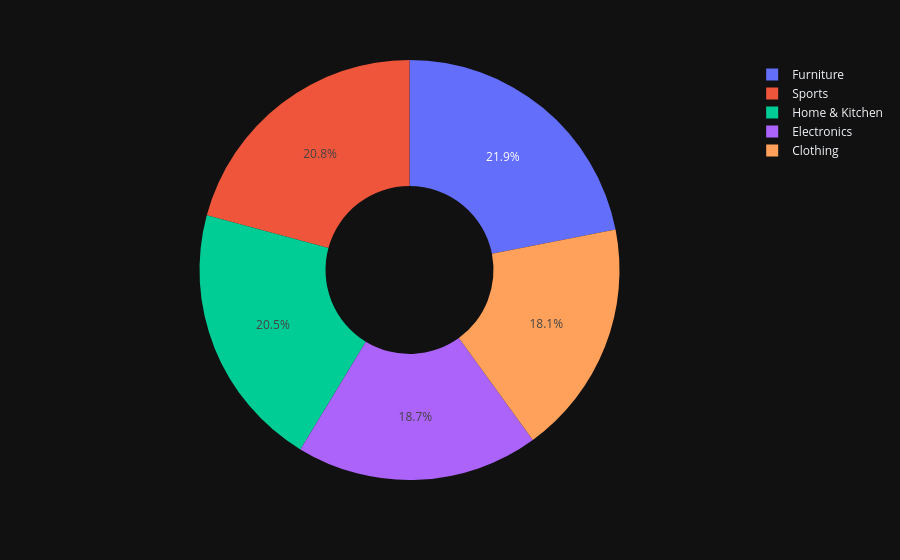

Notebook cell for this chart:
### Markdown cell above
**Code Cell 8
Dark Theme**

### Code cell
fig = px.pie(

    category_sales,

    names="Category",

    values="Sales",

    hole=0.4,

    template="plotly_dark"

)

fig.show()

### Figure 1 — Plotly figure (JSON) as saved in the notebook; plotly's stock layout.template omitted (floating-point values rounded to 4 significant figures)
{"data": [{"domain": {"x": [0, 1], "y": [0, 1]}, "hole": 0.4, "hovertemplate": "Category=%{label}<br>Sales=%{value}<extra></extra>", "labels": ["Clothing", "Electronics", "Furniture", "Home & Kitchen", "Sports"], "legendgroup": "", "name": "", "showlegend": true, "type": "pie", "values": [475600000.0, 491400000.0, 576200000.0, 539100000.0, 546700000.0]}], "layout": {"legend": {"tracegroupgap": 0}, "margin": {"t": 60}}}
